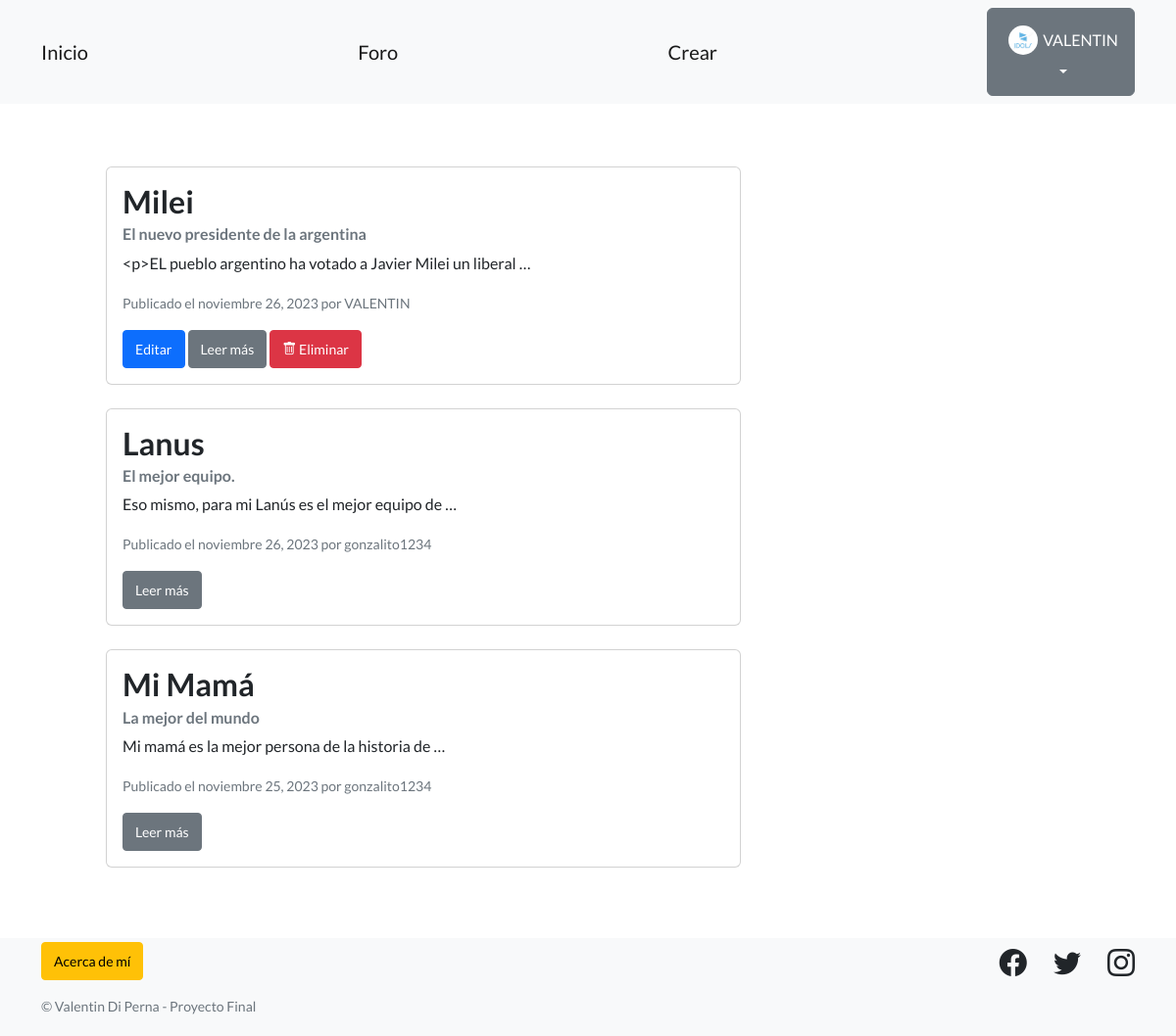
The app's page /pages/ (signed in) with its own data.
### perfiles/models.py (models this page shows, shortened)
class Avatar(models.Model):
   user = models.OneToOneField(User, on_delete=models.CASCADE, null=True)
   imagen = models.ImageField(upload_to='avatares', null=True, blank=True)

### articulos/models.py (models this page shows, shortened)
class Articulo(models.Model):
    titulo = models.CharField(max_length=50)
    subtitulo = models.CharField(max_length=50)
    cuerpo = RichTextField()
    autor = models.ForeignKey(User, on_delete=models.SET_NULL, null=True)
    fecha = models.DateField(auto_now = True)
    destacado = models.BooleanField(default=False)

### articulos/views.py (the view)
# urls.py: path("", ArticuloListView.as_view(), name="lista_articulos"),
class ArticuloListView(ListView):
   model = Articulo
   template_name = 'articulos/listar_articulos.html'

### articulos/templates/articulos/listar_articulos.html (shortened to what this page needs)
{% extends "base.html" %}
{% block contenido %}
<section style="padding: 2rem 3rem;">
  <div class="container">
      <div class="row">
          {% if object_list %}
              {% for articulo in object_list %}
                  <div class="col-md-8">
                      <div class="card mb-4">
                          <div class="card-body">
                              <h2 class="card-title">{{ articulo.titulo }}</h2>
                              <h6 class="card-subtitle mb-2 text-muted">{{ articulo.subtitulo }}</h6>
                              <p class="card-text">{{ articulo.cuerpo|truncatewords:10 }}</p>
                              <p class="card-text">
                                  <small class="text-muted">Publicado el {{ articulo.fecha|date:"F d, Y" }} por {{ articulo.autor }}</small>
                              </p>
                              {% if user == articulo.autor %}
                                  <a href="{% url 'editar_articulo' articulo.id %}" class="btn btn-primary btn-sm">Editar</a>
                              {% endif %}
                              <a href="{% url 'detalle_articulo' articulo.pk%}" class="btn btn-secondary btn-sm">Leer más</a>
                              {% if user == articulo.autor %}
                                  <a href="{% url 'eliminar_articulo' articulo.id %}" class="btn btn-danger btn-sm">
                                      <i class="bi bi-trash"></i> Eliminar
                                  </a>
                              {% endif %}
                          </div>
                      </div>
                  </div>
              {% endfor %}
          {% else %}
              <div class="col-md-12">
                  <h2>No hay entradas aún</h2>
              </div>
          {% endif %}
      </div>
  </div>
</section>
{% endblock contenido %}

### templates_base/base.html (shortened to what this page needs)
{% load static %}
<!DOCTYPE html>
<html lang="en">
    <head>
        <link href="https://cdn.jsdelivr.net/npm/bootstrap-icons@1.5.0/font/bootstrap-icons.css" rel="stylesheet" type="text/css" />
        <link href="{% static 'css/styles.css' %}" rel="stylesheet" />
    </head>
    <body>
        <nav class="navbar navbar-expand-lg navbar-light bg-light static-top justify-content-center">
            <div class="container">
                <a class="navbar-brand" href="{% url 'inicio' %}">Inicio</a>
                <a class="navbar-brand" href="{% url 'lista_articulos' %}">Foro</a>
                <a class="navbar-brand" href="{% url 'crear_articulo' %}">Crear</a>
                {% if user.is_authenticated %}
                    <div class="dropdown">
                        <button class="btn btn-secondary dropdown-toggle" type="button" id="dropdownMenuButton1" data-bs-toggle="dropdown" aria-expanded="false">
                            <div class="d-flex align-items-center">
                                <img src="{{ user.avatar.imagen.url }}" style="width: 40px; height: 40px; object-fit: cover; border-radius: 50%; padding: 5px;">
                                <span>{{ user.username }}</span>
                            </div>
                        </button>
                    </div>
                {% else %}
                    <div class="d-flex">
                        <a class="btn btn-primary me-2" href="{% url 'login' %}">Iniciar Sesión</a>
                        <a class="btn btn-success" href="{% url 'registro' %}">Registro</a>
                    </div>
                {% endif %}
            </div>
        </nav>
        <section style="padding: 2rem 3rem 1rem;">
            {% block contenido %}
            {% endblock contenido %}
        </section>
        <footer class="footer bg-light py-1">
            <div class="container">
                <div class="row">
                    <div class="col-lg-6 text-center text-lg-start mb-4 mb-lg-0">
                        <ul class="list-inline">
                            <li class="list-inline-item">
                                <a class="btn btn-warning btn-sm" href="{% url 'about_me' %}">
                                    Acerca de mí
                                </a>
                            </li>
                        </ul>
                        <p class="text-muted small">&copy; Valentin Di Perna - Proyecto Final</p>
                    </div>
                    <div class="col-lg-6 text-center text-lg-end">
                        <ul class="list-inline mb-0">
                            <li class="list-inline-item me-4">
                                <a class="text-dark" href="https://www.facebook.com/Coderhouse/"><i class="bi-facebook fs-3"></i></a>
                            </li>
                            <li class="list-inline-item me-4">
                                <a class="text-dark" href="https://twitter.com/coderhouse"><i class="bi-twitter fs-3"></i></a>
                            </li>
                            <li class="list-inline-item">
                                <a class="text-dark" href="https://www.instagram.com/coderhouse"><i class="bi-instagram fs-3"></i></a>
                            </li>
                        </ul>
                    </div>
                </div>
            </div>
        </footer>
    </body>
</html>

### records on screen
Articulo: titulo "Milei", subtitulo "El nuevo presidente de la argentina", cuerpo "<p>EL pueblo argentino ha votado a Javier Milei un liberal …", fecha "noviembre 26, 2023", autor "VALENTIN", shows "Editar", shows "Eliminar"
Articulo: titulo "Lanus", subtitulo "El mejor equipo.", cuerpo "Eso mismo, para mi Lanús es el mejor equipo de …", fecha "noviembre 26, 2023", autor "gonzalito1234"
Articulo: titulo "Mi Mamá", subtitulo "La mejor del mundo", cuerpo "Mi mamá es la mejor persona de la historia de …", fecha "noviembre 25, 2023", autor "gonzalito1234"

### other values on screen
{{ user.username }} "VALENTIN"
